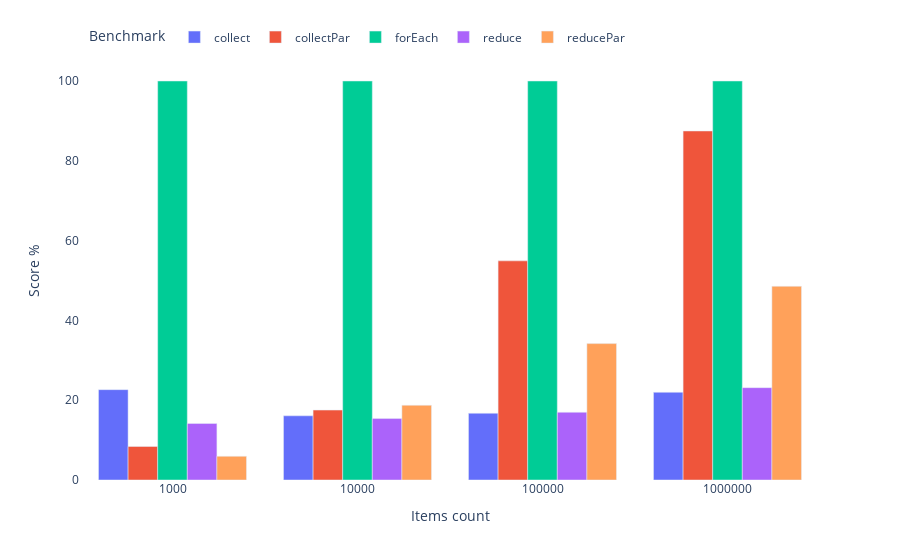

Notebook code cell kept with this figure:
### Code cell
write_chart(chart,profile,benchmark)

### Figure 1 — Plotly figure (JSON) as saved in the notebook; plotly's stock layout.template omitted (floating-point values rounded to 4 significant figures)
{"data": [{"alignmentgroup": "True", "hovertemplate": "Benchmark=collect<br>Items count=%{x}<br>Score %=%{y}<extra></extra>", "legendgroup": "collect", "marker": {"color": "#636efa", "pattern": {"shape": ""}}, "name": "collect", "offsetgroup": "collect", "orientation": "v", "showlegend": true, "textposition": "auto", "type": "bar", "x": ["1000", "10000", "100000", "1000000"], "xaxis": "x", "y": [22.64, 16.09, 16.72, 21.98], "yaxis": "y"}, {"alignmentgroup": "True", "hovertemplate": "Benchmark=collectPar<br>Items count=%{x}<br>Score %=%{y}<extra></extra>", "legendgroup": "collectPar", "marker": {"color": "#EF553B", "pattern": {"shape": ""}}, "name": "collectPar", "offsetgroup": "collectPar", "orientation": "v", "showlegend": true, "textposition": "auto", "type": "bar", "x": ["1000", "10000", "100000", "1000000"], "xaxis": "x", "y": [8.394, 17.52, 54.92, 87.47], "yaxis": "y"}, {"alignmentgroup": "True", "hovertemplate": "Benchmark=forEach<br>Items count=%{x}<br>Score %=%{y}<extra></extra>", "legendgroup": "forEach", "marker": {"color": "#00cc96", "pattern": {"shape": ""}}, "name": "forEach", "offsetgroup": "forEach", "orientation": "v", "showlegend": true, "textposition": "auto", "type": "bar", "x": ["1000", "10000", "100000", "1000000"], "xaxis": "x", "y": [100, 100, 100, 100], "yaxis": "y"}, {"alignmentgroup": "True", "hovertemplate": "Benchmark=reduce<br>Items count=%{x}<br>Score %=%{y}<extra></extra>", "legendgroup": "reduce", "marker": {"color": "#ab63fa", "pattern": {"shape": ""}}, "name": "reduce", "offsetgroup": "reduce", "orientation": "v", "showlegend": true, "textposition": "auto", "type": "bar", "x": ["1000", "10000", "100000", "1000000"], "xaxis": "x", "y": [14.16, 15.4, 16.97, 23.14], "yaxis": "y"}, {"alignmentgroup": "True", "hovertemplate": "Benchmark=reducePar<br>Items count=%{x}<br>Score %=%{y}<extra></extra>", "legendgroup": "reducePar", "marker": {"color": "#FFA15A", "pattern": {"shape": ""}}, "name": "reducePar", "offsetgroup": "reducePar", "orientation": "v", "showlegend": true, "textposition": "auto", "type": "bar", "x": ["1000", "10000", "100000", "1000000"], "xaxis": "x", "y": [5.947, 18.73, 34.18, 48.55], "yaxis": "y"}], "layout": {"autosize": true, "barmode": "group", "legend": {"orientation": "h", "title": {"text": "Benchmark"}, "tracegroupgap": 0, "x": 0.01, "xanchor": "left", "y": 1.02, "yanchor": "bottom"}, "margin": {"t": 60}, "plot_bgcolor": "rgba(0, 0, 0, 0)", "xaxis": {"anchor": "y", "autorange": true, "domain": [0, 1], "range": [-0.5, 3.5], "title": {"text": "Items count"}, "type": "category"}, "yaxis": {"anchor": "x", "autorange": true, "domain": [0, 1], "range": [0, 105.3], "title": {"text": "Score %"}, "type": "linear"}}}
